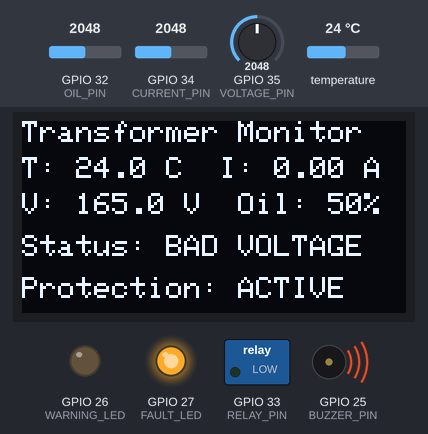
Bench run of a sketch on a simulated ESP32. On the bench: 128×64 one-colour display, switched loads named in the sketch (green lamp = pin HIGH), output pins drawn as LEDs (lit = HIGH), buzzer (waves = sounding, pin HIGH). The inputs (shaded band) are chosen by the test bench; at power-on: GPIO 34 (CURRENT_PIN) = 2048, GPIO 35 (VOLTAGE_PIN) = 2048, GPIO 32 (OIL_PIN) = 2048, temperature 24 °C. WiFi joins after 1.5 s; servers stay silent unless stated; what the sketch prints to the serial monitor is not drawn.

Above: at 2.9 s.
3.0 s: GPIO 34 (CURRENT_PIN) set to 2101
At 5.3 s:
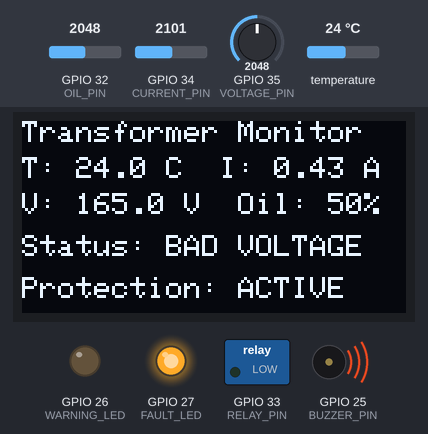
5.6 s: GPIO 35 (VOLTAGE_PIN) set to 2454
At 6.5 s:
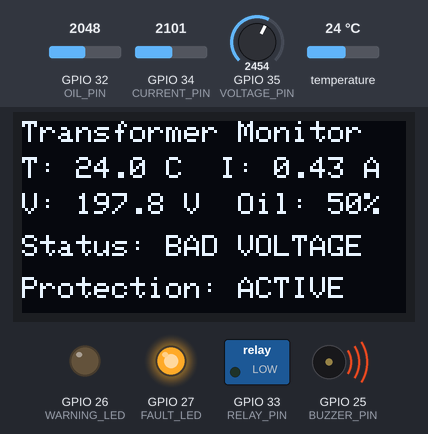
8.1 s: GPIO 35 (VOLTAGE_PIN) set to 2534
At 10.7 s:
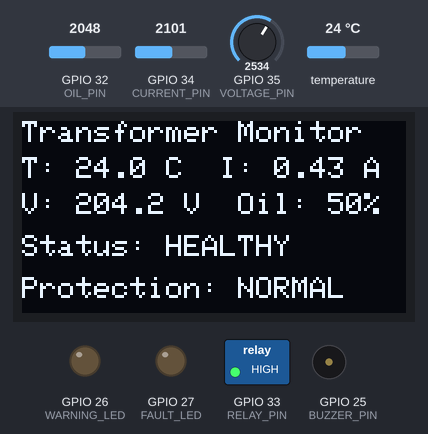
11.0 s: GPIO 32 (OIL_PIN) set to 1288
At 11.9 s:
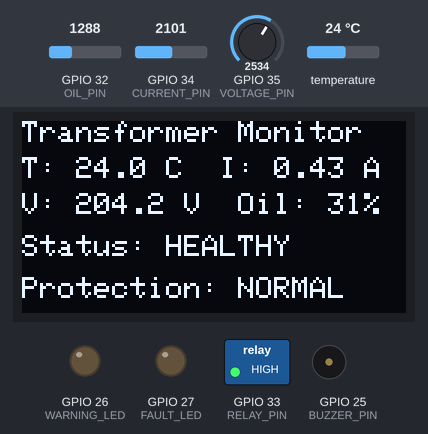
13.5 s: GPIO 32 (OIL_PIN) set to 1163
At 15.2 s:
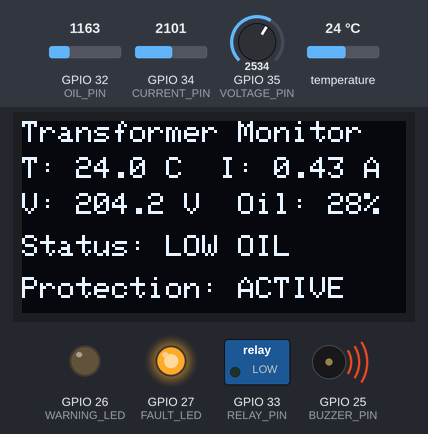
16.3 s: temperature set to 12 °C
At 17.4 s:
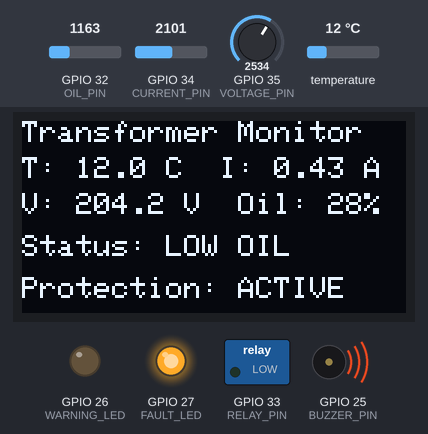
Timing chart, 0 to 19.3 s (numbered marks = the images above; inputs shaded):
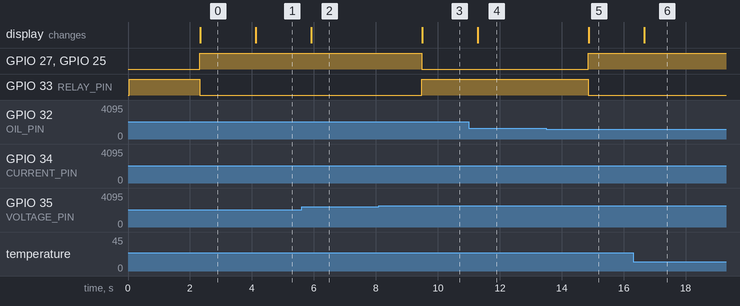

The sketch:

transformer-health-monitoring.ino
```cpp
#include <Wire.h>
#include <WiFi.h>
#include <HTTPClient.h>
#include <Adafruit_GFX.h>
#include <Adafruit_SSD1306.h>
#include <OneWire.h>
#include <DallasTemperature.h>

// ---------------- Wi-Fi / ThingSpeak ----------------
const char* WIFI_SSID = "YOUR_WIFI_NAME";
const char* WIFI_PASSWORD = "YOUR_WIFI_PASSWORD";
const char* THINGSPEAK_API_KEY = "YOUR_WRITE_API_KEY";
const char* THINGSPEAK_URL = "http://api.thingspeak.com/update";

// ---------------- Pins ----------------
#define TEMP_PIN 4
#define CURRENT_PIN 34
#define VOLTAGE_PIN 35
#define OIL_PIN 32
#define BUZZER_PIN 25
#define WARNING_LED 26
#define FAULT_LED 27
#define RELAY_PIN 33
#define OLED_SDA 21
#define OLED_SCL 22

#define SCREEN_WIDTH 128
#define SCREEN_HEIGHT 64

OneWire oneWire(TEMP_PIN);
DallasTemperature tempSensor(&oneWire);
Adafruit_SSD1306 display(SCREEN_WIDTH, SCREEN_HEIGHT, &Wire, -1);

// ---------------- Prototype thresholds ----------------
const float TEMP_WARNING = 60.0;
const float TEMP_CRITICAL = 75.0;
const float CURRENT_WARNING = 4.0;
const float CURRENT_CRITICAL = 5.0;
const float VOLTAGE_LOW = 200.0;
const float VOLTAGE_HIGH = 250.0;
const float OIL_LOW = 30.0;

unsigned long lastUpload = 0;
const unsigned long UPLOAD_INTERVAL = 20000;

float readCurrent() {
  // Prototype conversion. Calibrate for the exact ACS712 module.
  int raw = analogRead(CURRENT_PIN);
  float voltage = (raw / 4095.0) * 3.3;
  return abs((voltage - 1.65) / 0.100);
}

float readVoltage() {
  // Prototype conversion. Calibrate for the exact ZMPT101B module.
  int raw = analogRead(VOLTAGE_PIN);
  float sensorVoltage = (raw / 4095.0) * 3.3;
  return sensorVoltage * 100.0;
}

float readOilLevel() {
  int raw = analogRead(OIL_PIN);
  return (raw / 4095.0) * 100.0;
}

int analyzeFault(float temperature, float current, float voltage, float oil) {
  if (temperature >= TEMP_CRITICAL) return 1;
  if (temperature >= TEMP_WARNING) return 2;
  if (current >= CURRENT_CRITICAL) return 3;
  if (current >= CURRENT_WARNING) return 4;
  if (voltage < VOLTAGE_LOW || voltage > VOLTAGE_HIGH) return 5;
  if (oil < OIL_LOW) return 6;
  return 0;
}

String faultText(int code) {
  switch (code) {
    case 1: return "HIGH TEMP";
    case 2: return "TEMP WARN";
    case 3: return "OVERLOAD";
    case 4: return "HIGH CURRENT";
    case 5: return "BAD VOLTAGE";
    case 6: return "LOW OIL";
    default: return "HEALTHY";
  }
}

void updateOutputs(int fault) {
  bool critical = (fault == 1 || fault == 3 || fault == 4 || fault == 5 || fault == 6);
  bool warning = (fault == 2);

  digitalWrite(FAULT_LED, critical ? HIGH : LOW);
  digitalWrite(WARNING_LED, warning ? HIGH : LOW);
  digitalWrite(RELAY_PIN, critical ? LOW : HIGH); // Assumes active-low relay protection.

  if (critical || warning) {
    digitalWrite(BUZZER_PIN, HIGH);
  } else {
    digitalWrite(BUZZER_PIN, LOW);
  }
}

void showOLED(float temperature, float current, float voltage, float oil, int fault) {
  display.clearDisplay();
  display.setTextSize(1);
  display.setTextColor(SSD1306_WHITE);
  display.setCursor(0, 0);
  display.print("Transformer Monitor");
  display.setCursor(0, 12);
  display.printf("T: %.1f C  I: %.2f A", temperature, current);
  display.setCursor(0, 24);
  display.printf("V: %.1f V  Oil: %.0f%%", voltage, oil);
  display.setCursor(0, 38);
  display.print("Status: ");
  display.print(faultText(fault));
  display.setCursor(0, 52);
  display.print(fault == 0 ? "Protection: NORMAL" : "Protection: ACTIVE");
  display.display();
}

void connectWiFi() {
  WiFi.begin(WIFI_SSID, WIFI_PASSWORD);
  Serial.print("Connecting to Wi-Fi");
  unsigned long start = millis();
  while (WiFi.status() != WL_CONNECTED && millis() - start < 15000) {
    delay(500);
    Serial.print(".");
  }
  Serial.println();
  if (WiFi.status() == WL_CONNECTED) {
    Serial.println("Wi-Fi connected.");
  } else {
    Serial.println("Wi-Fi connection failed.");
  }
}

void uploadThingSpeak(float temperature, float current, float voltage, float oil, int fault) {
  if (WiFi.status() != WL_CONNECTED) return;

  HTTPClient http;
  String url = String(THINGSPEAK_URL) +
               "?api_key=" + THINGSPEAK_API_KEY +
               "&field1=" + String(temperature, 2) +
               "&field2=" + String(current, 2) +
               "&field3=" + String(voltage, 2) +
               "&field4=" + String(oil, 2) +
               "&field5=" + String(fault == 0 ? 1 : 0) +
               "&field6=" + String(fault);

  http.begin(url);
  int response = http.GET();
  Serial.print("ThingSpeak response: ");
  Serial.println(response);
  http.end();
}

void setup() {
  Serial.begin(115200);
  pinMode(BUZZER_PIN, OUTPUT);
  pinMode(WARNING_LED, OUTPUT);
  pinMode(FAULT_LED, OUTPUT);
  pinMode(RELAY_PIN, OUTPUT);

  Wire.begin(OLED_SDA, OLED_SCL);
  tempSensor.begin();

  if (!display.begin(SSD1306_SWITCHCAPVCC, 0x3C)) {
    Serial.println("OLED initialization failed!");
  }

  digitalWrite(RELAY_PIN, HIGH);
  connectWiFi();
}

void loop() {
  tempSensor.requestTemperatures();
  float temperature = tempSensor.getTempCByIndex(0);
  if (temperature == DEVICE_DISCONNECTED_C) temperature = 0;

  float current = readCurrent();
  float voltage = readVoltage();
  float oil = readOilLevel();
  int fault = analyzeFault(temperature, current, voltage, oil);

  updateOutputs(fault);
  showOLED(temperature, current, voltage, oil, fault);

  Serial.printf("T=%.2f C, I=%.2f A, V=%.2f V, Oil=%.1f%%, Fault=%d (%s)\n",
                temperature, current, voltage, oil, fault, faultText(fault).c_str());

  if (millis() - lastUpload >= UPLOAD_INTERVAL) {
    lastUpload = millis();
    uploadThingSpeak(temperature, current, voltage, oil, fault);
  }

  delay(1000);
}
```

Measured:
- the behaviour switches between 2048 and 2049 on GPIO 34 (CURRENT_PIN) (found by bisection; images 0 and 1)
- the behaviour switches between 2481 and 2482 on GPIO 35 (VOLTAGE_PIN) (found by bisection; images 2 and 3)
- the behaviour switches between 1229 and 1228 on GPIO 32 (OIL_PIN) (found by bisection; images 4 and 5)
- after the input at 3.0 s, the display: changes after 1.1 s (image 1)
- after the input at 5.6 s, the display: changes after 0.32 s (image 2)
- after the input at 8.1 s, GPIO 27 (FAULT_LED), GPIO 25 (BUZZER_PIN): HIGH → LOW after 1.4 s; GPIO 33 (RELAY_PIN): LOW → HIGH after 1.4 s; the display: changes after 1.4 s (image 3)
- after the input at 11.0 s, the display: changes after 0.29 s (image 4)
- after the input at 13.5 s, GPIO 27 (FAULT_LED), GPIO 25 (BUZZER_PIN): LOW → HIGH after 1.3 s; GPIO 33 (RELAY_PIN): HIGH → LOW after 1.3 s; the display: changes after 1.4 s (image 5)
- after the input at 16.3 s, the display: changes after 0.36 s (image 6)
